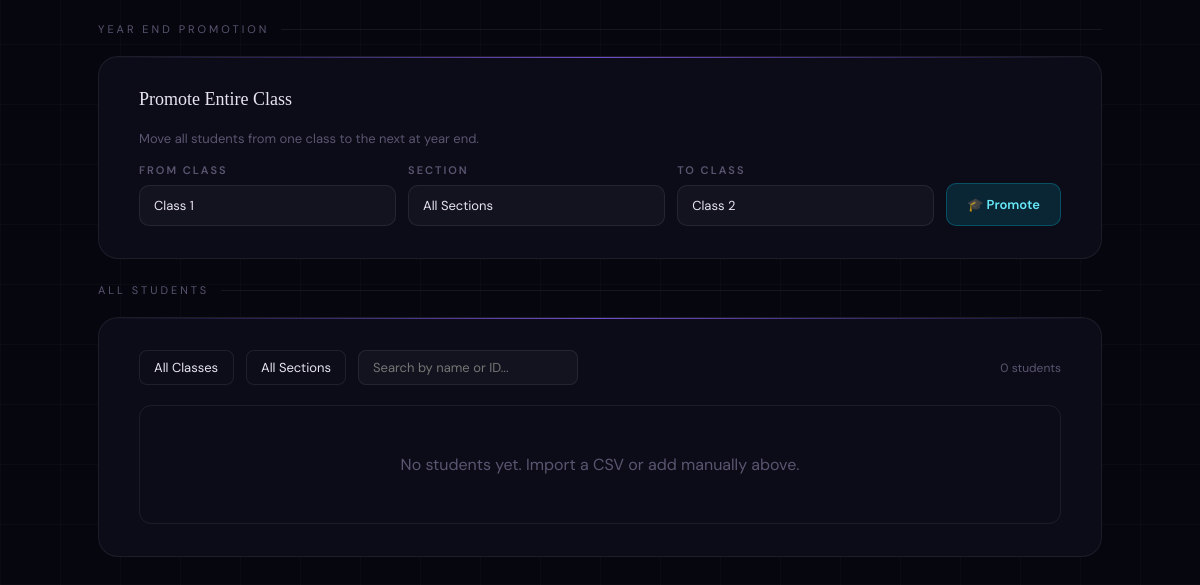
Page /students (signed in, lower part) on the earlier database version.
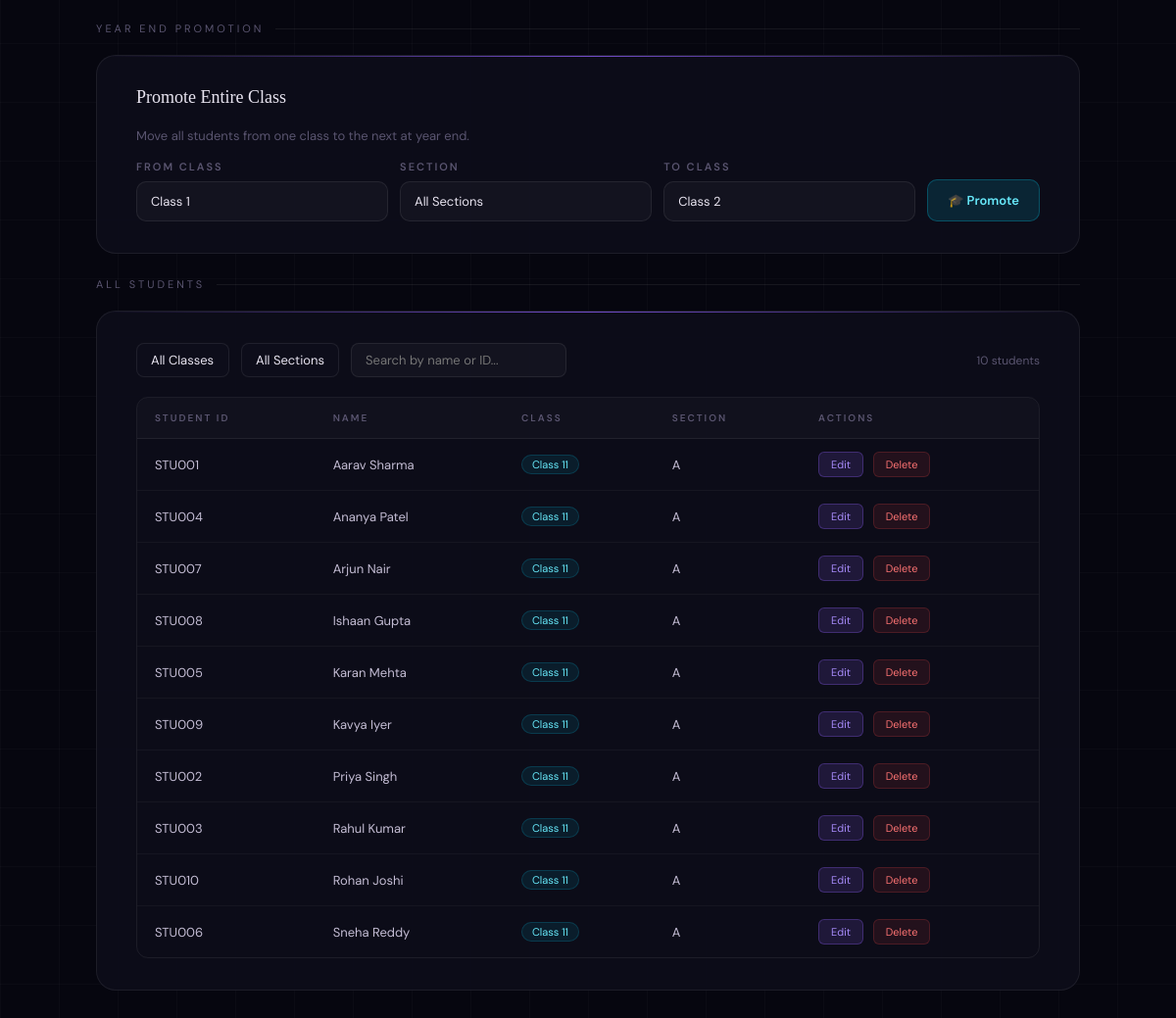
Same page on the later database version.
### database.py (models this page shows)
class Student(db.Model):
    id = db.Column(db.Integer, primary_key=True)
    student_id = db.Column(db.String(20), nullable=False)
    name = db.Column(db.String(100), nullable=False)
    class_name = db.Column(db.String(10), nullable=False)
    section = db.Column(db.String(5), nullable=False)
    school_id = db.Column(db.Integer, db.ForeignKey('school.id'), nullable=False)
    results = db.relationship('Result', backref='student', lazy=True)

### app.py (the view)
@app.route('/students')
def students_page():
    if 'school_id' not in session:
        return redirect(url_for('login'))
    students = Student.query.filter_by(school_id=session['school_id'])\
        .order_by(Student.class_name, Student.section, Student.name).all()
    return render_template('students.html', students=students, school_name=session['school_name'])

### templates/students.html (shortened to what this page needs)
<!DOCTYPE html>
<html lang="en">
<head>
</head>
<body>
<div class="main">
    <div class="section-label">Year End Promotion</div>
    <div class="card">
        <div class="card-title">Promote Entire Class</div>
        <div style="font-size:13px;color:#5a5570;margin-bottom:16px">Move all students from one class to the next at year end.</div>
        <div class="promote-grid">
            <div class="add-group">
                <label>From Class</label>
                <select id="fromClass">
                    {% for c in range(1,13) %}<option value="{{ c }}">Class {{ c }}</option>{% endfor %}
                </select>
            </div>
            <div class="add-group">
                <label>Section</label>
                <select id="promoteSection">
                    <option value="ALL">All Sections</option>
                </select>
            </div>
            <div class="add-group">
                <label>To Class</label>
                <select id="toClass">
                    {% for c in range(2,13) %}<option value="{{ c }}">Class {{ c }}</option>{% endfor %}
                </select>
            </div>
            <button class="add-btn" style="background:rgba(6,182,212,0.15);border-color:rgba(6,182,212,0.3);color:#67e8f9" onclick="promoteClass()">🎓 Promote</button>
        </div>
    </div>
    <div class="section-label">All Students</div>
    <div class="card">
        <div class="filters">
            <select class="filter-select" id="filterClass" onchange="filterStudents()">
                <option value="">All Classes</option>
            </select>
            <select class="filter-select" id="filterSection" onchange="filterStudents()">
                <option value="">All Sections</option>
            </select>
            <input class="search-input" type="text" placeholder="Search by name or ID..." oninput="filterStudents()" id="searchInput">
            <div class="count-badge" id="countBadge">{{ students|length }} students</div>
        </div>
        <div class="table-wrap">
            {% if students %}
            <table id="studentTable">
                <thead>
                    <tr>
                        <th>Student ID</th>
                        <th>Name</th>
                        <th>Class</th>
                        <th>Section</th>
                        <th>Actions</th>
                    </tr>
                </thead>
                <tbody id="studentTableBody">
                    {% for s in students %}
                    <tr data-class="{{ s.class_name }}" data-section="{{ s.section }}" data-name="{{ s.name|lower }}" data-sid="{{ s.student_id|lower }}">
                        <td>{{ s.student_id }}</td>
                        <td>{{ s.name }}</td>
                        <td><span class="class-badge">Class {{ s.class_name }}</span></td>
                        <td>{{ s.section }}</td>
                        <td>
                            <button class="action-btn edit-btn" onclick="openEdit({{ s.id }}, '{{ s.student_id }}', '{{ s.name }}', '{{ s.class_name }}', '{{ s.section }}')">Edit</button>
                            <button class="action-btn del-btn" onclick="deleteStudent({{ s.id }}, this)">Delete</button>
                        </td>
                    </tr>
                    {% endfor %}
                </tbody>
            </table>
            {% else %}
            <div class="empty">No students yet. Import a CSV or add manually above.</div>
            {% endif %}
        </div>
    </div>
</div>
</body>
</html>

### templates/students.html (style rules this page uses)
* { margin:0;padding:0;box-sizing:border-box }
body { font-family:'DM Sans',sans-serif;background:#06060f;color:#e8e4f0;min-height:100vh;cursor:none }
.main { position:relative;z-index:5;max-width:1100px;margin:0 auto;padding:48px }
.card { background:rgba(13,13,26,0.95);border:1px solid rgba(255,255,255,0.07);border-radius:20px;padding:32px 40px;position:relative;overflow:hidden;margin-bottom:24px }
.card::before { content:'';position:absolute;top:0;left:0;right:0;height:1px;background:linear-gradient(90deg,transparent,rgba(139,92,246,0.8),transparent) }
.card-title { font-family:'Instrument Serif',serif;font-size:18px;margin-bottom:20px }
.section-label { font-size:11px;letter-spacing:3px;text-transform:uppercase;color:#5a5570;margin-bottom:20px;display:flex;align-items:center;gap:12px }
.section-label::after { content:'';flex:1;height:1px;background:rgba(255,255,255,0.07) }
.add-group label { display:block;font-size:11px;font-weight:600;letter-spacing:2px;text-transform:uppercase;color:#5a5570;margin-bottom:8px }
.add-group input, .add-group select { width:100%;border:1.5px solid rgba(255,255,255,0.08);border-radius:10px;padding:12px 14px;font-family:'DM Sans',sans-serif;font-size:13px;color:#e8e4f0;background:rgba(255,255,255,0.03);outline:none;transition:all 0.25s;appearance:none }
.add-btn { padding:12px 20px;border:none;border-radius:10px;font-family:'DM Sans',sans-serif;font-size:13px;font-weight:600;cursor:none;background:rgba(139,92,246,0.2);border:1px solid rgba(139,92,246,0.3);color:#a78bfa;transition:all 0.2s;white-space:nowrap }
.promote-grid { display:grid;grid-template-columns:1fr 1fr 1fr auto;gap:12px;align-items:end }
.filters { display:flex;gap:12px;margin-bottom:20px;flex-wrap:wrap }
.filter-select { border:1px solid rgba(255,255,255,0.08);border-radius:8px;padding:8px 14px;font-family:'DM Sans',sans-serif;font-size:13px;color:#e8e4f0;background:#0d0d1a;outline:none;cursor:none;appearance:none }
.search-input { border:1px solid rgba(255,255,255,0.08);border-radius:8px;padding:8px 14px;font-family:'DM Sans',sans-serif;font-size:13px;color:#e8e4f0;background:rgba(255,255,255,0.03);outline:none;width:220px }
.count-badge { font-size:12px;color:#5a5570;margin-left:auto;align-self:center }
.table-wrap { border-radius:12px;overflow:hidden;border:1px solid rgba(255,255,255,0.07) }
table { width:100%;border-collapse:collapse }
th { padding:14px 18px;text-align:left;font-size:10px;font-weight:600;letter-spacing:2px;text-transform:uppercase;color:#5a5570;border-bottom:1px solid rgba(255,255,255,0.07);background:rgba(255,255,255,0.02) }
td { padding:13px 18px;font-size:13px;border-bottom:1px solid rgba(255,255,255,0.04);color:#c4bdd4 }
tr:last-child td { border-bottom:none }
.class-badge { display:inline-block;padding:2px 10px;border-radius:20px;font-size:11px;background:rgba(6,182,212,0.1);border:1px solid rgba(6,182,212,0.2);color:#67e8f9 }
.action-btn { padding:5px 12px;border-radius:6px;font-size:11px;cursor:none;border:none;font-family:'DM Sans',sans-serif;transition:all 0.2s }
.edit-btn { background:rgba(139,92,246,0.15);border:1px solid rgba(139,92,246,0.3);color:#a78bfa }
.del-btn { background:rgba(239,68,68,0.1);border:1px solid rgba(239,68,68,0.2);color:#f87171;margin-left:6px }

Differences in the rows shown:
added Student: student_id "STU001", name "Aarav Sharma", class_name "11", section "A"
added Student: student_id "STU004", name "Ananya Patel", class_name "11", section "A"
added Student: student_id "STU007", name "Arjun Nair", class_name "11", section "A"
added Student: student_id "STU008", name "Ishaan Gupta", class_name "11", section "A"
added Student: student_id "STU005", name "Karan Mehta", class_name "11", section "A"
added Student: student_id "STU009", name "Kavya Iyer", class_name "11", section "A"
added Student: student_id "STU002", name "Priya Singh", class_name "11", section "A"
added Student: student_id "STU003", name "Rahul Kumar", class_name "11", section "A"
added Student: student_id "STU010", name "Rohan Joshi", class_name "11", section "A"
added Student: student_id "STU006", name "Sneha Reddy", class_name "11", section "A"
Other differences:
{{ students|length }}: "0" → "10"
text no longer shown: "No students yet. Import a CSV or add manually above."
text now shown: "STUDENT ID NAME CLASS SECTION ACTIONS"
